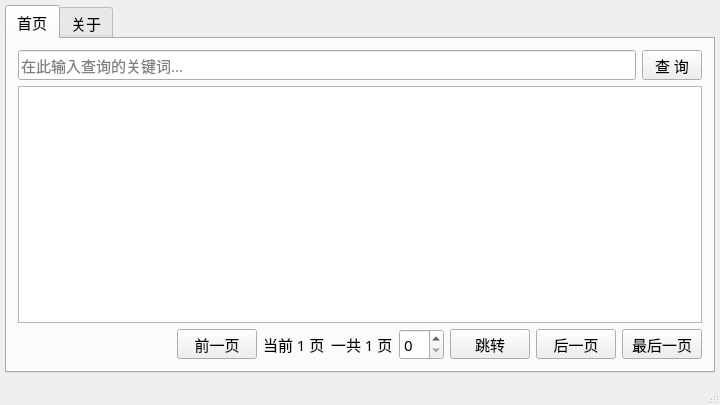
<?xml version="1.0" encoding="UTF-8"?>
<ui version="4.0">
 <class>MWin</class>
 <widget class="QMainWindow" name="MWin">
  <property name="geometry">
   <rect>
    <x>0</x>
    <y>0</y>
    <width>720</width>
    <height>405</height>
   </rect>
  </property>
  <property name="minimumSize">
   <size>
    <width>400</width>
    <height>300</height>
   </size>
  </property>
  <property name="font">
   <font>
    <family>微软雅黑</family>
    <pointsize>11</pointsize>
   </font>
  </property>
  <property name="windowTitle">
   <string>华中科技大学图书馆公共查询系统</string>
  </property>
  <property name="windowIcon">
   <iconset resource="res.qrc">
    <normaloff>:/images/library.png</normaloff>:/images/library.png</iconset>
  </property>
  <property name="iconSize">
   <size>
    <width>30</width>
    <height>30</height>
   </size>
  </property>
  <widget class="QWidget" name="centralWidget">
   <layout class="QVBoxLayout" name="verticalLayout">
    <property name="spacing">
     <number>0</number>
    </property>
    <property name="leftMargin">
     <number>5</number>
    </property>
    <property name="topMargin">
     <number>5</number>
    </property>
    <property name="rightMargin">
     <number>5</number>
    </property>
    <property name="bottomMargin">
     <number>5</number>
    </property>
    <item>
     <widget class="QTabWidget" name="tabWidget">
      <property name="currentIndex">
       <number>0</number>
      </property>
      <widget class="QWidget" name="tab1">
       <attribute name="title">
        <string>首页</string>
       </attribute>
       <layout class="QVBoxLayout" name="verticalLayout_2">
        <item>
         <layout class="QHBoxLayout" name="horizontalLayout">
          <item>
           <widget class="QLineEdit" name="keyword">
            <property name="minimumSize">
             <size>
              <width>0</width>
              <height>28</height>
             </size>
            </property>
            <property name="placeholderText">
             <string>在此输入查询的关键词...</string>
            </property>
           </widget>
          </item>
          <item>
           <widget class="QToolButton" name="search_btn">
            <property name="minimumSize">
             <size>
              <width>60</width>
              <height>30</height>
             </size>
            </property>
            <property name="cursor">
             <cursorShape>PointingHandCursor</cursorShape>
            </property>
            <property name="text">
             <string>查 询</string>
            </property>
            <property name="shortcut">
             <string>Return</string>
            </property>
           </widget>
          </item>
         </layout>
        </item>
        <item>
         <widget class="QTableWidget" name="table">
          <property name="selectionBehavior">
           <enum>QAbstractItemView::SelectRows</enum>
          </property>
          <attribute name="horizontalHeaderStretchLastSection">
           <bool>true</bool>
          </attribute>
          <attribute name="verticalHeaderVisible">
           <bool>false</bool>
          </attribute>
         </widget>
        </item>
        <item>
         <layout class="QHBoxLayout" name="horizontalLayout_3">
          <item>
           <spacer name="horizontalSpacer">
            <property name="orientation">
             <enum>Qt::Horizontal</enum>
            </property>
            <property name="sizeHint" stdset="0">
             <size>
              <width>40</width>
              <height>20</height>
             </size>
            </property>
           </spacer>
          </item>
          <item>
           <widget class="QToolButton" name="pre_page_btn">
            <property name="minimumSize">
             <size>
              <width>80</width>
              <height>0</height>
             </size>
            </property>
            <property name="cursor">
             <cursorShape>PointingHandCursor</cursorShape>
            </property>
            <property name="text">
             <string>前一页</string>
            </property>
           </widget>
          </item>
          <item>
           <widget class="QLabel" name="current_page_index">
            <property name="text">
             <string>当前 1 页</string>
            </property>
           </widget>
          </item>
          <item>
           <widget class="QLabel" name="page_count">
            <property name="text">
             <string>一共 1 页</string>
            </property>
           </widget>
          </item>
          <item>
           <widget class="QSpinBox" name="jump_page"/>
          </item>
          <item>
           <widget class="QToolButton" name="jump_page_btn">
            <property name="minimumSize">
             <size>
              <width>80</width>
              <height>0</height>
             </size>
            </property>
            <property name="cursor">
             <cursorShape>PointingHandCursor</cursorShape>
            </property>
            <property name="text">
             <string>跳转</string>
            </property>
           </widget>
          </item>
          <item>
           <widget class="QToolButton" name="next_page_btn">
            <property name="minimumSize">
             <size>
              <width>80</width>
              <height>0</height>
             </size>
            </property>
            <property name="cursor">
             <cursorShape>PointingHandCursor</cursorShape>
            </property>
            <property name="text">
             <string>后一页</string>
            </property>
           </widget>
          </item>
          <item>
           <widget class="QToolButton" name="last_page_btn">
            <property name="minimumSize">
             <size>
              <width>80</width>
              <height>0</height>
             </size>
            </property>
            <property name="cursor">
             <cursorShape>PointingHandCursor</cursorShape>
            </property>
            <property name="text">
             <string>最后一页</string>
            </property>
           </widget>
          </item>
         </layout>
        </item>
       </layout>
      </widget>
      <widget class="QWidget" name="tab2">
       <attribute name="title">
        <string>关于</string>
       </attribute>
       <layout class="QVBoxLayout" name="verticalLayout_5">
        <item>
         <widget class="QGroupBox" name="groupBox_2">
          <property name="title">
           <string>关于本软件</string>
          </property>
          <layout class="QHBoxLayout" name="horizontalLayout_2">
           <item>
            <widget class="QLabel" name="label_3">
             <property name="text">
              <string>本软件仅将网页在线查询功能放到一个程序中（以爬虫的形式获取对应的链接/资源）
v0.0.1 第一个简单版本@2019/2/20</string>
             </property>
            </widget>
           </item>
          </layout>
         </widget>
        </item>
        <item>
         <widget class="QGroupBox" name="groupBox">
          <property name="title">
           <string>bug反馈</string>
          </property>
          <layout class="QVBoxLayout" name="verticalLayout_4">
           <item>
            <layout class="QVBoxLayout" name="verticalLayout_3">
             <item>
              <widget class="QLabel" name="label">
               <property name="text">
                <string>GitHub：&lt;a href='https://github.com/LewisTian/PyQt5-Apps'&gt;https://github.com/LewisTian/PyQt5-Apps&lt;/a&gt;</string>
               </property>
               <property name="openExternalLinks">
                <bool>true</bool>
               </property>
              </widget>
             </item>
             <item>
              <widget class="QLabel" name="label_2">
               <property name="text">
                <string>Email：lewissmith@126.com</string>
               </property>
              </widget>
             </item>
            </layout>
           </item>
          </layout>
         </widget>
        </item>
        <item>
         <spacer name="verticalSpacer">
          <property name="orientation">
           <enum>Qt::Vertical</enum>
          </property>
          <property name="sizeHint" stdset="0">
           <size>
            <width>20</width>
            <height>40</height>
           </size>
          </property>
         </spacer>
        </item>
        <item>
         <widget class="QLabel" name="label_4">
          <property name="styleSheet">
           <string notr="true">color:#bbb</string>
          </property>
          <property name="text">
           <string>— 我是有底线的 —</string>
          </property>
          <property name="alignment">
           <set>Qt::AlignCenter</set>
          </property>
         </widget>
        </item>
       </layout>
      </widget>
     </widget>
    </item>
   </layout>
  </widget>
  <widget class="QMenuBar" name="menuBar">
   <property name="geometry">
    <rect>
     <x>0</x>
     <y>0</y>
     <width>720</width>
     <height>26</height>
    </rect>
   </property>
  </widget>
  <widget class="QStatusBar" name="statusBar"/>
 </widget>
 <layoutdefault spacing="6" margin="11"/>
 <resources>
  <include location="res.qrc"/>
 </resources>
 <connections/>
</ui>
